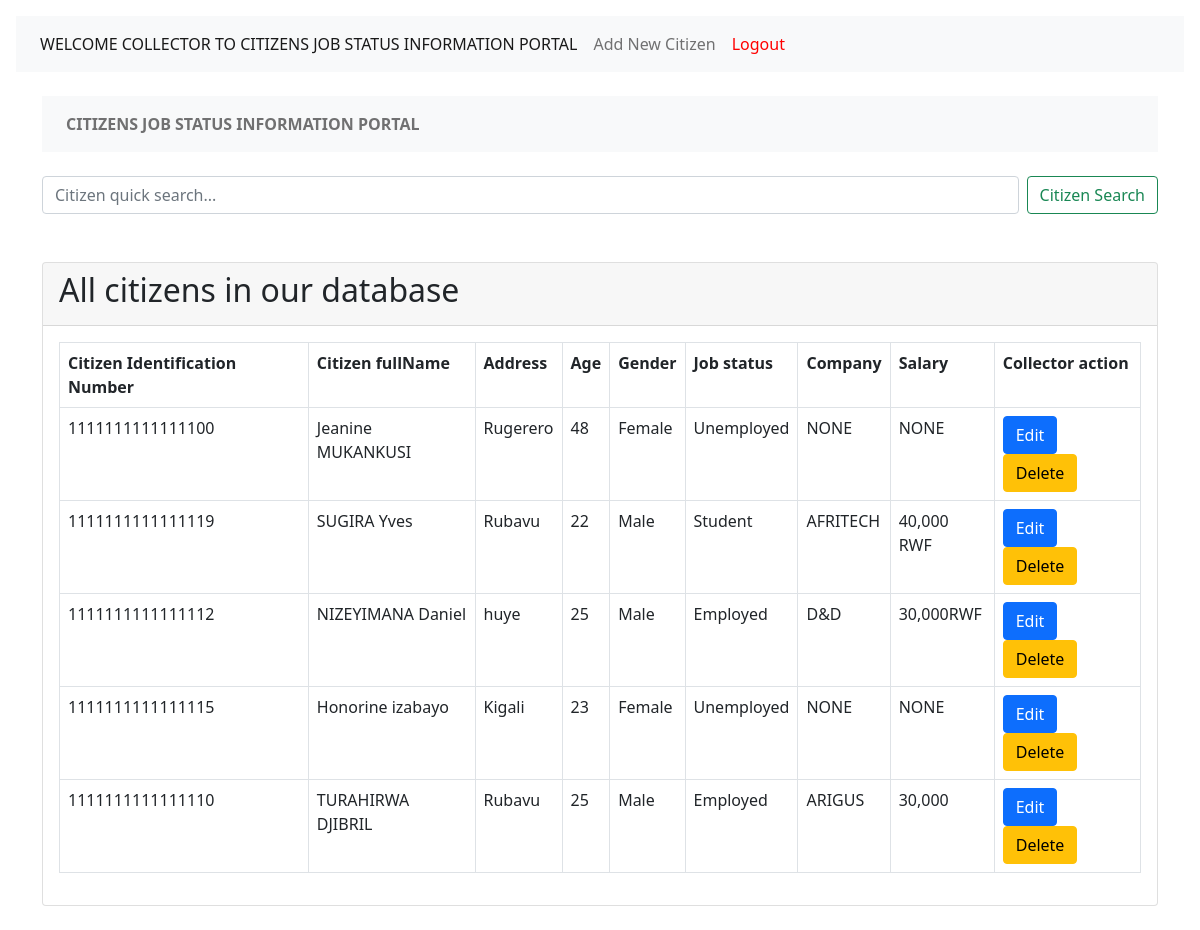
The app's page /CAT2/collectorIndex.php with its own data.
### tables this page shows
CREATE TABLE `citizen` (
  `id` int(11) NOT NULL,
  `cid` varchar(25) NOT NULL,
  `fullname` varchar(50) NOT NULL,
  `address` varchar(50) NOT NULL,
  `age` varchar(3) NOT NULL,
  `sex` varchar(11) NOT NULL,
  `status` varchar(50) NOT NULL,
  `company` varchar(50) NOT NULL,
  `salary` varchar(50) NOT NULL
);

### CAT2/collectorIndex.php (the view, shortened to what this page needs)
<?php
require 'includeFiles/header.php';
?>
<!DOCTYPE html>
<html>
<head>
    <link rel="stylesheet" type="text/css" href="css/bootstrap.css">
    <link rel="stylesheet" type="text/css" href="css/bootstrap.min.css">
    <link rel="stylesheet" type="text/css" href="js/bootstrap.min.js">
    </head>
    <body>
<?php
require 'includeFiles/config.php';
?>
<?php
$sql = 'SELECT * FROM citizen';
$statement = $connection->prepare($sql);
$statement->execute();
$people = $statement->fetchAll(PDO::FETCH_OBJ);
 ?>
<div class="container"><br>
    <nav class="navbar navbar-expand-lg navbar-light bg-light">
    <div class="collapse navbar-collapse" id="navbarSupportedContent">
        <ul class="navbar-nav me-auto">
            <li class="nav-item">
                <a class="nav-link" href="collectorIndex.php" style="font-weight:bold;padding:8px;">CITIZENS JOB STATUS INFORMATION PORTAL</a>
            </li>
        </ul>
    </div>
</nav><br>
          <form class="d-flex" method="post" action="collectorIndex.php">
        <input class="form-control me-2" type="search" placeholder="Citizen quick search..." aria-label="Search" name="searck_key" required>
        <button class="btn btn-outline-success" type="submit" name="SearchBtn">Citizen Search</button>
      </form>
  <div class="card mt-5">
    <div class="card-header">
      <h2>All citizens in our database</h2>
    </div>
    <div class="card-body">
      <table class="table table-bordered">
        <tr>
        <th>Citizen Identification Number</th>
        <th>Citizen fullName</th>
        <th>Address</th>
        <th>Age</th>
        <th>Gender</th>
        <th>Job status</th>
        <th>Company</th>
        <th>Salary</th>
        <th>Collector action</th>
        </tr>
        <?php foreach($people as $person): ?>
          <tr>
            <td><?= $person->cid; ?></td>
            <td><?= $person->fullname; ?></td>
            <td><?= $person->address; ?></td>
            <td><?= $person->age; ?></td>
            <td><?= $person->sex; ?></td>
            <td><?= $person->status; ?></td>
            <td><?= $person->company; ?></td>
            <td><?= $person->salary; ?></td>
            <td>
              <a onclick="return confirm('Are you sure you want to update this record ?')" href="edit.php?id=<?= $person->id ?>" class='btn btn-primary'>Edit</a>
                <a onclick="return confirm('Are you sure you want to delete this CItizen record?')" href="delete.php?id=<?= $person->id ?>" class='btn btn-warning'>Delete</a>
            </td>
          </tr>
        <?php endforeach; ?>
      </table>
    </div>
  </div>
</div>

### CAT2/includeFiles/header.php (shortened to what this page needs)
<!doctype html>
<html lang="en">
<head>
    <link rel="stylesheet"
          href="https://maxcdn.bootstrapcdn.com/bootstrap/4.0.0-beta.2/css/bootstrap.min.css"
>
</head>
<body class="p-3 mb-2 bg-white text-dark">
<nav class="navbar navbar-expand-lg navbar-light bg-light">
    <div class="collapse navbar-collapse" id="navbarSupportedContent">
        <ul class="navbar-nav me-auto">
                <li class="nav-item active">
                <a class="nav-link" href="collectorIndex.php">WELCOME COLLECTOR <?php echo '<strong><u>'.$_SESSION["email"].'</strong></u>';?> TO CITIZENS JOB STATUS INFORMATION PORTAL <span class="sr-only">(current)</a>
            </li>
            <li class="nav-item">
                <a class="nav-link" href="AddNewCitizen.php">Add New Citizen</a>
            </li>
            <li class="nav-item">
            <a class="nav-link" href="logout.php" style="color:red;">Logout</a>
        </li>
        </ul>
    </div>
</nav>
</body>
</html>

### records on screen
citizen: cid "1111111111111100", fullname "Jeanine MUKANKUSI", address "Rugerero", age "48", sex "Female", status "Unemployed", company "NONE", salary "NONE"
citizen: cid "1111111111111119", fullname "SUGIRA Yves", address "Rubavu", age "22", sex "Male", status "Student", company "AFRITECH", salary "40,000 RWF"
citizen: cid "1111111111111112", fullname "NIZEYIMANA Daniel", address "huye", age "25", sex "Male", status "Employed", company "D&D", salary "30,000RWF"
citizen: cid "1111111111111115", fullname "Honorine izabayo", address "Kigali", age "23", sex "Female", status "Unemployed", company "NONE", salary "NONE"
citizen: cid "1111111111111110", fullname "TURAHIRWA DJIBRIL", address "Rubavu", age "25", sex "Male", status "Employed", company "ARIGUS", salary "30,000"
